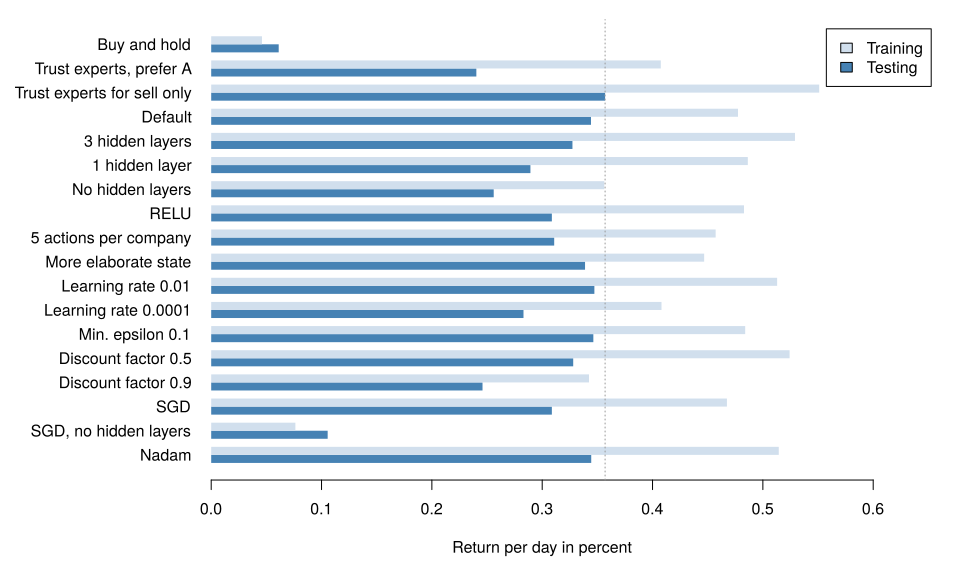

This figure's R source:
# R script to visualize the v score (return % per trading day)
# for different trader models
# for training and testing data set
# as a horizontal bar plot
#
# run with: Rscript model-performance.R
# input: model-performance.csv
#        (data collected manually from output of
#         multiple runs of deep_q_learning_trader.py for different dql model parameters
#         and from running stock_exchange.py with main_print_model_performance() once to get the data for
#         the reference traders)
# outputs: model-performance.svg

data <- read.csv(file="model-performance.csv", sep=";", row.names=NULL, header=TRUE)
data_train <- data[data$dataset == "train", ]
data_test  <- data[data$dataset == "test" , ]
svg(file="model-performance.svg", width=10, height=6)

par(mar=c(5,11,1,1))  # default: 5,4,4,2 -> increase space for y axis labels
m <- matrix(
    c(rev(data_test$returnpctperday), rev(data_train$returnpctperday)),
    nrow=length(data_test$returnpctperday), ncol=2, byrow=FALSE,
    dimnames=list(rev(data_test$trader), c("test", "train"))
)

barplot(
    t(m),
    # names.arg=data_test$trader,
    # main="Trader Model Performance",
    # col=c('green4', 'green2'),
    col=c('steelblue', '#d1dfed'), # 'slategray2'),
    horiz=TRUE,
    border=NA,
    beside=TRUE,
    xlab="", # "Return per day in percent",
    ylab="",
    xlim=c(0, max(m)*1.2),
    las=1,  # horizontal axis labels
    legend.text=rev(c("Training", "Testing")),
)
abline(
    v=0.357,
    lty=3,
    col='gray60'
)
mtext("Return per day in percent", side=1, line=3, adj=0.5, at=0.3)
dev.off()
